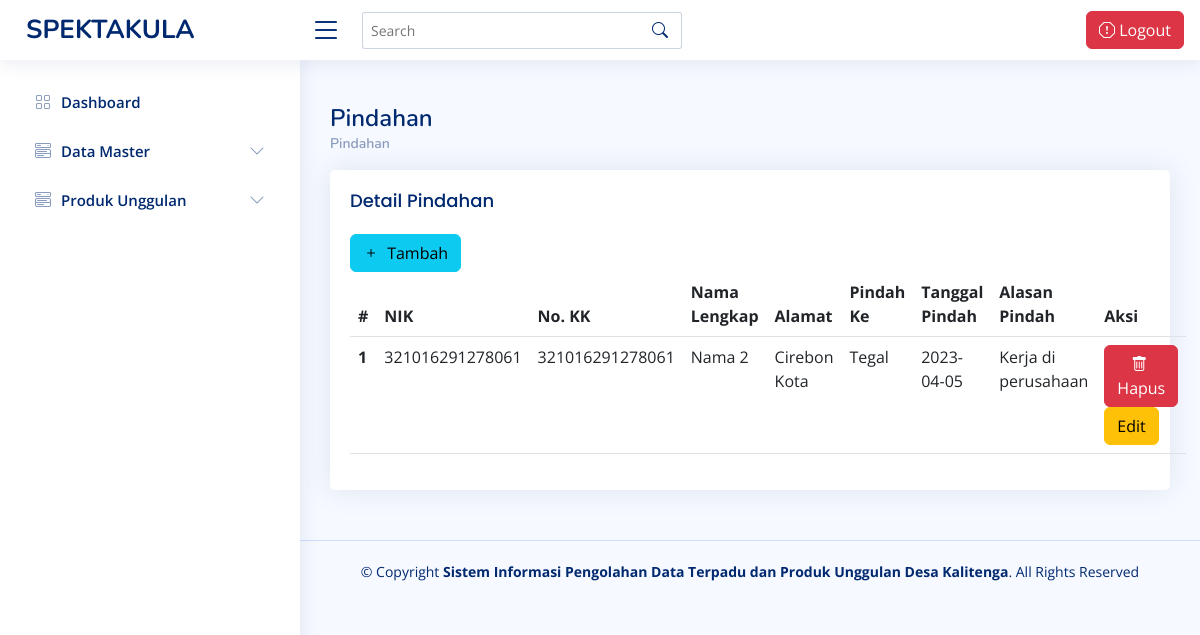
/pindahan, run on the app's committed database.
### tables this page shows
CREATE TABLE `tb_pindahan` (
  `id` int(11) NOT NULL,
  `nik` varchar(100) NOT NULL,
  `kk` varchar(100) NOT NULL,
  `nama` varchar(100) NOT NULL,
  `alamat` varchar(100) NOT NULL,
  `pindah` varchar(100) NOT NULL,
  `tanggal` date NOT NULL,
  `alasan_pindah` varchar(100) NOT NULL
);

### application/controllers/Pindahan.php (called while the page is built, shortened)
<?php
class Pindahan extends CI_Controller {
    public function __construct()
    {
        $this->load->model('Pindahan_model');
        $this->load->model('M_global_model');
    }
    public function index()
    {
        $data['title']  = 'Pindahan';
        $judul['Judul']  = 'Pindahan';
        $queryAll = $this->Pindahan_model->ambildata();
        $DATA = array('Pindahan' => $queryAll);
        $tampilan = $judul + $DATA;
        $this->load->view('template/header',$data);
        $this->load->view('template/sidebar');
        $this->load->view('admin/pindahan',$tampilan);
        $this->load->view('template/footer');
    }
}

### index.php (called while the page is built, shortened)
<?php
require_once BASEPATH.'core/CodeIgniter.php';

### application/models/Pindahan_model.php (called while the page is built, shortened)
<?php
class Pindahan_model extends CI_Model
{
    function ambildata()
      {
        $query = $this->db->get('tb_pindahan');
        return $query->result();
      }
}

### application/views/admin/pindahan.php (the view, shortened to what this page needs)
<main id="main" class="main">
<div class="pagetitle">
  <h1><?= $Judul;?></h1>
  <nav>
    <ol class="breadcrumb">
      <li class="breadcrumb-item"><a href="<?= site_url('Pindahan');?>"><?= $Judul;?></a></li>
    </ol>
  </nav>
</div>
<section class="section">
      <div class="row">
        <div class="col-lg-12">
          <div class="card">
            <div class="card-body">
              <h5 class="card-title">Detail <?= $Judul;?></h5>
              <a href="<?= site_url('Form_pindahan');?>" class="btn btn-info"><i class="bi bi-plus me-1"></i> Tambah</a>
              <table class="table datatable" id="dataTable">
                <thead>
                  <tr>
                    <th scope="col">#</th>
                    <th scope="col">NIK</th>
                    <th scope="col">No. KK</th>
                    <th scope="col">Nama Lengkap</th>
                    <th scope="col">Alamat</th>
                    <th scope="col">Pindah Ke</th>
                    <th scope="col">Tanggal Pindah</th>
                    <th scope="col">Alasan Pindah</th>
                    <th scope="col">Aksi</th>
                  </tr>
                </thead>
                <tbody>
                  <tr>
                    <?php
                    $no = 0;
                    foreach ($Pindahan as $value) {
                        $no++
                    ?>
                    <th scope="row"><?php echo $no; ?></th>
                    <td><?php echo $value->nik; ?></td>
                    <td><?php echo $value->kk; ?></td>
                    <td><?php echo $value->nama; ?></td>
                    <td><?php echo $value->alamat; ?></td>
                    <td><?php echo $value->pindah; ?></td>
                    <td><?php echo $value->tanggal; ?></td>
                    <td><?php echo $value->alasan_pindah; ?></td>
                    <td>
                    <button type="button" class="btn btn-danger" data-bs-toggle="modal" data-bs-target="#basicModal">
                        <i class="bi bi-trash me-1"></i>  Hapus
                        </button>
                        <a href="<?php echo base_url('Pindahan/edit_page') ?>/<?php echo $value->id ?>"  class="btn btn-warning btn-icon-text"><i class="ti-file btn-icon-prepend"></i>Edit</a>
                    </td>
                  </tr>
                 <?php
                    }
                ?>
                </tbody>
              </table>
            </div>
          </div>
        </div>
      </div>
    </section>
</main>

### admin/css/style.css (style rules this page uses)
:root { scroll-behavior: smooth; }
body { font-family: "Open Sans", sans-serif; background: #f6f9ff; color: #444444; }
a { color: #4154f1; text-decoration: none; }
h1, h2, h3, h4, h5, h6 { font-family: "Nunito", sans-serif; }
#main { margin-top: 60px; padding: 20px 30px; transition: all 0.3s; }
.pagetitle { margin-bottom: 10px; }
.pagetitle h1 { font-size: 24px; margin-bottom: 0; font-weight: 600; color: #012970; }
.card { margin-bottom: 30px; border: none; border-radius: 5px; box-shadow: 0px 0 30px rgba(1, 41, 112, 0.1); }
.card-title { padding: 20px 0 15px 0; font-size: 18px; font-weight: 500; color: #012970; font-family: "Poppins", sans-serif; }
.card-body { padding: 0 20px 20px 20px; }
.breadcrumb { font-size: 14px; font-family: "Nunito", sans-serif; color: #899bbd; font-weight: 600; }
.breadcrumb a { color: #899bbd; transition: 0.3s; }
.breadcrumb .breadcrumb-item::before { color: #899bbd; }
@media (min-width: 1200px) { #main, #footer { margin-left: 300px; } }

### data on the page
tb_pindahan: nik "321016291278061", kk "321016291278061", nama "Nama 2", alamat "Cirebon Kota", pindah "Tegal", tanggal "2023-04-05", alasan_pindah "Kerja di perusahaan"

### other printed values
$Judul "Pindahan"
